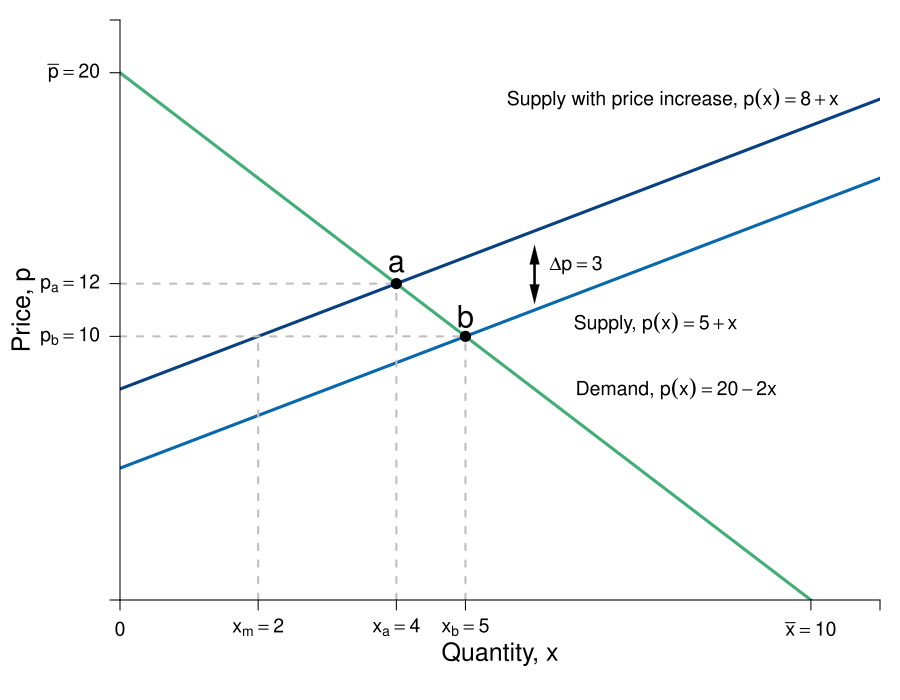

The R source for this figure:
require(shape)
pdf(file = "indmarketdemand/price_increase.pdf", width = 9, height = 7)

#Set parameters for graphics
axislabelsize <- 1.5
labelsize <- 1.2
graphlinewidth <- 3
segmentlinewidth <- 2

COL <- c("#7fc97f", "#beaed4", "#fdc086", "#ffff99", "#386cb0", "#f0027f", "#bf5b17", "#666666")
COLA <- c("#e0f3db", "#99d8c9","#66c2a4","#41ae76", "#238b45", "#005824")
COLB <- c("#c6dbef", "#4eb3d3", "#2b8cbe", "#0868ac","#084081")
COLC <- c("#fcfbfd", "#efedf5", "#dadaeb", "#bcbddc", "#9e9ac8", "#807dba", "#6a51a3", "#54278f", "#3f007d")

par(mar =  c(5, 6, 1, 1))

mrsA <- function(x, rmax = 20, xmax = 10) {
  rmax - (rmax/xmax)*x
}

uA <- function(x, y, rmax = 20, xmax = 10) {
  y + rmax*x - (1/2)(rmax/xmax)*x^2
}

Qs <- function(x, tax = 0){
  x + 5 + tax
}

Qs_tax<- function(x, tax = 3){
  x + 5 + tax
}

xlims <- c(0, 11)
ylims <- c(0, 22)

npts <- 501 
x <- seq(xlims[1], xlims[2], length.out = npts)
y <- seq(ylims[1], ylims[2], length.out = npts) 
a <- c(46.08, 55, 64)
b <- c(46.08, 55, 64)

plot(0, 0, xlim = xlims, ylim = ylims, type = "n",
     xlab = expression(paste("")),
     ylab = expression(paste("")), 
     xaxt = "n", 
     yaxt = "n", 
     cex.lab = axislabelsize, 
     bty = "n",
     xaxs = "i", 
     yaxs = "i")

ticksy <- c(0, 10, 12, 20, ylims[2])
ylabels <- c(NA, expression(paste(p[b] == 10)), expression(paste(p[a] == 12)), expression(paste(bar(p) == 20)), NA)
ticksx <- c(0, 2, 4, 5, 10, xlims[2])
xlabels <- c(0, expression(paste(x["m"]) == 2),expression(paste(x[a]) == 4), expression(paste(x[b]) == 5), expression(paste(bar(x)==10)), NA)

npts <- 500 
xx1 <- seq(xlims[1], xlims[2], length.out = npts)


#Lines for mrs graph
lines(xx1, mrsA(xx1, rmax = 20, xmax = 10), col = COLA[4], lwd = graphlinewidth)

lines(xx1, Qs(xx1), col = COLB[4], lwd = graphlinewidth)
lines(xx1, Qs_tax(xx1), col = COLB[5], lwd = graphlinewidth)

# Market Price
segments(0, 12, 4, 12, lty = 2, col = "gray" , lwd = segmentlinewidth) 
segments(0, 10, 5, 10, lty = 2, col = "gray" , lwd = segmentlinewidth)

# Vert Seg from Q 
segments(5, 0, 5, 10, lty = 2, col = "gray" , lwd = segmentlinewidth)
segments(4, 0, 4, 12, lty = 2, col = "gray" , lwd = segmentlinewidth)

# Q*
segments(2, 0, 2, 10, lty = 2, col = "gray" , lwd = segmentlinewidth)

#Label axes
mtext(expression(paste("Quantity, ", x)), side=1, line = 2.5, cex = axislabelsize)
text(-1.4, 0.5*ylims[2], expression(paste("Price, ", p)), xpd = TRUE, cex = axislabelsize, srt = 90) 

# Tax
Arrows(6, 11.6, 6, 13.1, col = "black", lty = 1, lwd = 2, arr.type = "triangle", arr.lwd = 0.2)
Arrows(6, 13.1, 6, 11.6, col = "black", lty = 1, lwd = 2, arr.type = "triangle", arr.lwd = 0.2)
text(6.6, 12.7, expression(paste(Delta, p == 3)), cex = labelsize)


#Label i
points(5, 10, pch = 16, col = "black", cex = 1.5)
text(5, 10.75, expression(b), cex = annotatesize)

#Label g
points(4, 12, pch = 16, col = "black", cex = 1.5)
text(4, 12.75, expression(a), cex = annotatesize)

#segments(4.11765, 6.17647, 5.88, 8.88, lty = 1, col = COL[2] , lwd = graphlinewidth)
text(8, 19, expression(paste("Supply with price increase, ", p(x) == 8 + x)), cex = labelsize)
text(7.75, 10.5, expression(paste("Supply, ", p(x) == 5 + x)), cex = labelsize)

#Label mrs function
text(8.05, 8, expression(paste("Demand, ", p(x) == 20 - 2*x)), cex = labelsize)
#Arrows(10, 7.5, 10, 5, col = "black", lty = 1, lwd = 2, arr.type = "triangle", arr.lwd = 0.5)


axis(1, at = ticksx, pos = 0, labels = xlabels, cex.axis = labelsize)
axis(2, at = ticksy, pos = 0, labels = ylabels, las = 1, cex.axis = labelsize)

dev.off()
